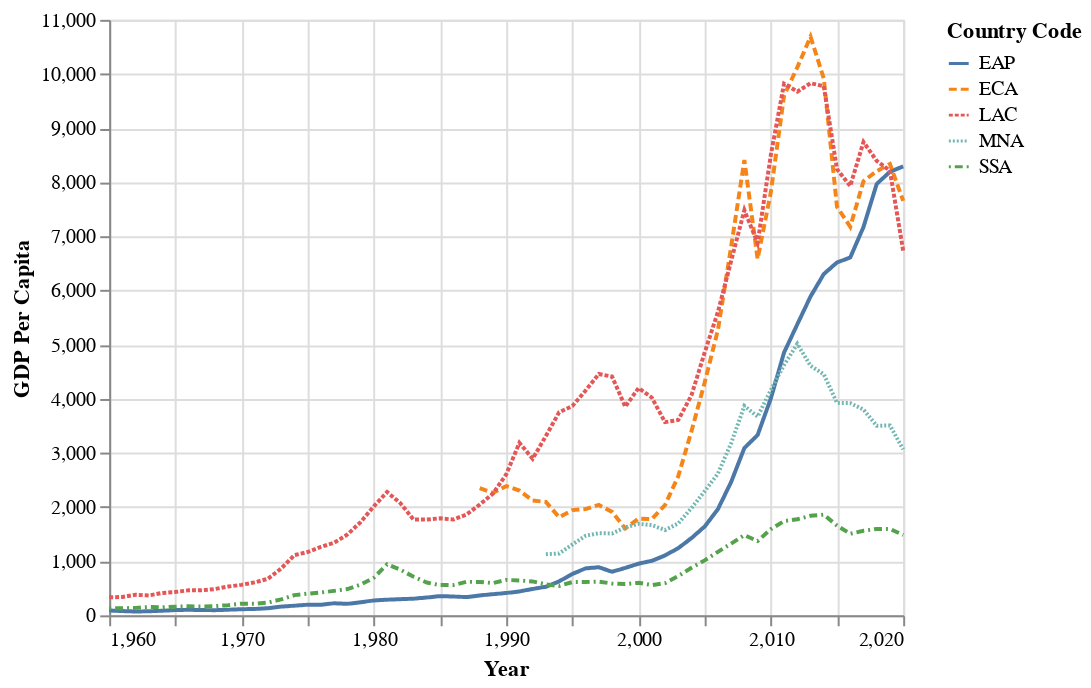

The code cell stored with this chart in its notebook:
### Markdown cell above
### 7.3 Generate multi-series line chart

### Code cell
alt.Chart(dev_groups_gdp_year).mark_line().encode(
    x='Year:Q',
    y='GDP Per Capita:Q',
    color='Country Code',
    strokeDash='Country Code'
)

### Figure 1 — Vega-Lite specification as saved in the notebook (floating-point values rounded to 4 significant figures; data arrays with more than 128 entries replaced by an {"elided": "..."} marker saying what was removed)
{"config": {"view": {"continuousWidth": 400, "continuousHeight": 300}}, "data": {"name": "data-2410a8342a1dbe2e2dbb378b7d683af4"}, "mark": "line", "encoding": {"color": {"type": "nominal", "field": "Country Code"}, "strokeDash": {"type": "nominal", "field": "Country Code"}, "x": {"type": "quantitative", "field": "Year"}, "y": {"type": "quantitative", "field": "GDP Per Capita"}}, "$schema": "https://vega.github.io/schema/vega-lite/v4.8.1.json", "datasets": {"data-2410a8342a1dbe2e2dbb378b7d683af4": {"elided": "325 records"}}}
